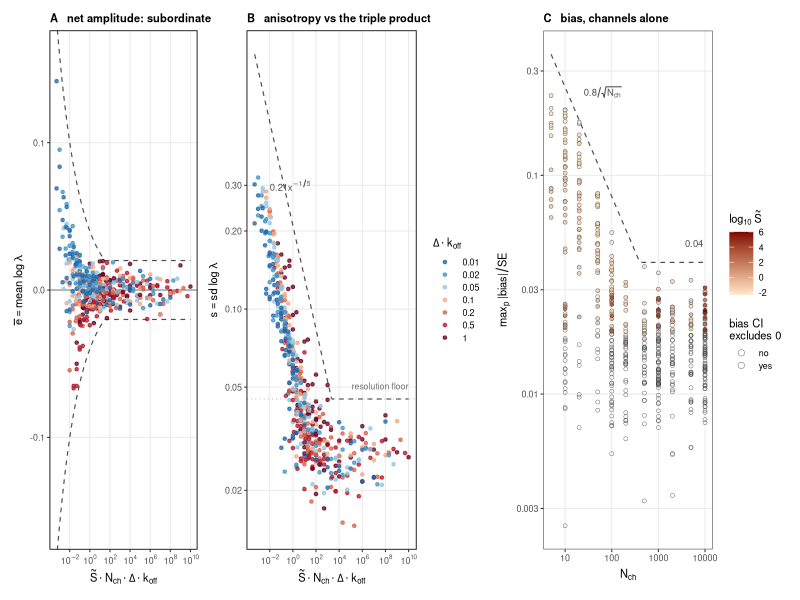
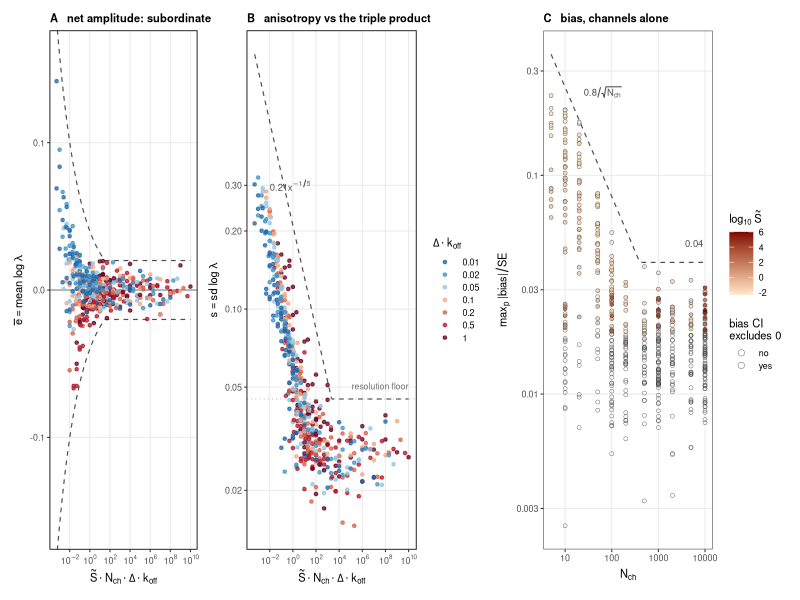

Write the R code that produced these figures, in order.
setwd("/home/lmoffatt/Code/macro_dr/macro_dr/projects/eLife_2025/figures/in_progress/ir_reliability_20260828")
# Variant: A/B against the TRIPLE product x2 = S~ * Nch * (Delta*koff); C unchanged.
suppressPackageStartupMessages({library(dplyr);library(tidyr);library(ggplot2);library(patchwork)})
d <- read.csv("digest/ir_collapse_cells.csv") |> filter(anchor=="sim") |>
  mutate(S=0.1*z, x=S*nch*interval,
         dlab = factor(sprintf("%.2g", interval), levels=sprintf("%.2g", sort(unique(interval)))))
ci <- read.csv("digest/ir_bias_cis.csv") |>
  mutate(zp = abs(m)/se, sig = (lo>0 | hi<0)) |>
  group_by(nch, z, interval_in_tau) |> slice_max(zp, n=1, with_ties=FALSE) |>
  ungroup() |> transmute(nch, z, interval=interval_in_tau, zmax_ci=zp, sig)
dc <- d |> inner_join(ci, by=c("nch","z","interval")) |> mutate(Slab = log10(S))

EA <- function(x) pmax(0.04*x^-0.2, 0.02)
EB <- function(x) pmax(0.21*x^-0.2, 0.045)
EC <- function(n) pmax(0.8/sqrt(n), 0.04)
cat("A violations:", sum(abs(d$ebar) > EA(d$x)), " B violations:", sum(d$aniso > EB(d$x)),
    " C violations (sig):", nrow(dc |> filter(sig, zmax_ci > EC(nch))), "\n")

COLd <- setNames(colorRampPalette(c("#2166AC","#4393C3","#92C5DE","#F4A582","#D6604D","#B2182B","#67001F"))(nlevels(d$dlab)), levels(d$dlab))
xg <- 10^seq(log10(min(d$x)), log10(max(d$x)), length=200)
thm <- theme_bw(base_size=8, base_family="Helvetica") +
  theme(plot.title=element_text(size=8, face="bold"), legend.key.height=unit(0.32,"cm"),
        panel.grid.minor=element_blank())
XBRK <- 10^seq(-4,10,2); XLABS <- parse(text=sprintf("10^%d", seq(-4,10,2)))
XL <- expression(tilde(S)%.%N[ch]%.%Delta%.%k[off])

pA <- ggplot(d, aes(x, ebar, colour=dlab)) +
  geom_hline(yintercept=0, colour="grey40", linewidth=.3) +
  geom_line(data=tibble(x=xg, y= EA(xg)), aes(x,y), inherit.aes=FALSE, linetype="dashed", colour="grey30", linewidth=.4) +
  geom_line(data=tibble(x=xg, y=-EA(xg)), aes(x,y), inherit.aes=FALSE, linetype="dashed", colour="grey30", linewidth=.4) +
  geom_point(size=.9, alpha=.75) +
  scale_x_log10(breaks=XBRK, labels=XLABS) +
  scale_colour_manual(values=COLd, guide="none") +
  coord_cartesian(ylim=c(-0.16,0.16)) +
  labs(title="A   net amplitude: subordinate", x=XL, y=expression(bar(e)==mean~log~lambda)) + thm

pB <- ggplot(d, aes(x, aniso, colour=dlab)) +
  geom_line(data=tibble(x=xg, y=EB(xg)), aes(x,y), inherit.aes=FALSE, linetype="dashed", colour="grey30", linewidth=.4) +
  geom_hline(yintercept=0.045, colour="grey70", linewidth=.3, linetype="dotted") +
  geom_point(size=.9, alpha=.75) +
  scale_x_log10(breaks=XBRK, labels=XLABS) + scale_y_log10(breaks=c(0.02,0.05,0.1,0.2,0.3)) +
  scale_colour_manual(values=COLd, name=expression(Delta%.%k[off])) +
  annotate("text", x=1e10, y=0.049, label="resolution floor", size=2.2, colour="grey45", hjust=1, vjust=0) +
  annotate("text", x=1e-2, y=0.30, label="0.21*x^{-1/5}", parse=TRUE, size=2.4, colour="grey30", hjust=0) +
  labs(title="B   anisotropy vs the triple product", x=XL, y=expression(s==sd~log~lambda)) + thm

ng <- 10^seq(log10(5), 4, length=100)
pC <- ggplot(dc, aes(nch, zmax_ci)) +
  geom_line(data=tibble(nch=ng, y=EC(ng)), aes(nch,y), inherit.aes=FALSE, linetype="dashed", colour="grey30", linewidth=.4) +
  geom_point(aes(fill=Slab, shape=sig), size=1.2, alpha=.8, colour="grey25", stroke=.25) +
  scale_shape_manual(values=c(`TRUE`=21, `FALSE`=1), name="bias CI\nexcludes 0",
                     labels=c(`TRUE`="yes",`FALSE`="no"),
                     guide=guide_legend(override.aes=list(fill=c("grey55","white"), size=2))) +
  scale_fill_gradient(low="#FEE8C8", high="#7F0000", name=expression(log[10]~tilde(S))) +
  scale_x_log10(breaks=c(10,100,1000,10000), labels=c("10","100","1000","10000")) +
  scale_y_log10(breaks=c(0.003,0.01,0.03,0.1,0.3), labels=c("0.003","0.01","0.03","0.1","0.3")) +
  annotate("text", x=25, y=0.24, label="0.8/sqrt(N[ch])", parse=TRUE, size=2.4, colour="grey30", hjust=0) +
  annotate("text", x=9000, y=0.047, label="0.04", size=2.4, colour="grey30", hjust=1, vjust=0) +
  labs(title="C   bias, channels alone", x=expression(N[ch]), y=expression(max[p]~"|bias|"/SE)) + thm

g <- pA + pB + pC + plot_layout(widths=c(1,1.15,1.15))
ggsave("figures/Figure_IR_reliability_SNd.pdf", g, width=7.0, height=2.7)
ggsave("figures/Figure_IR_reliability_SNd.png", g, width=7.0, height=2.7, dpi=170)
cat("written figures/Figure_IR_reliability_SNd.{pdf,png}\n")
